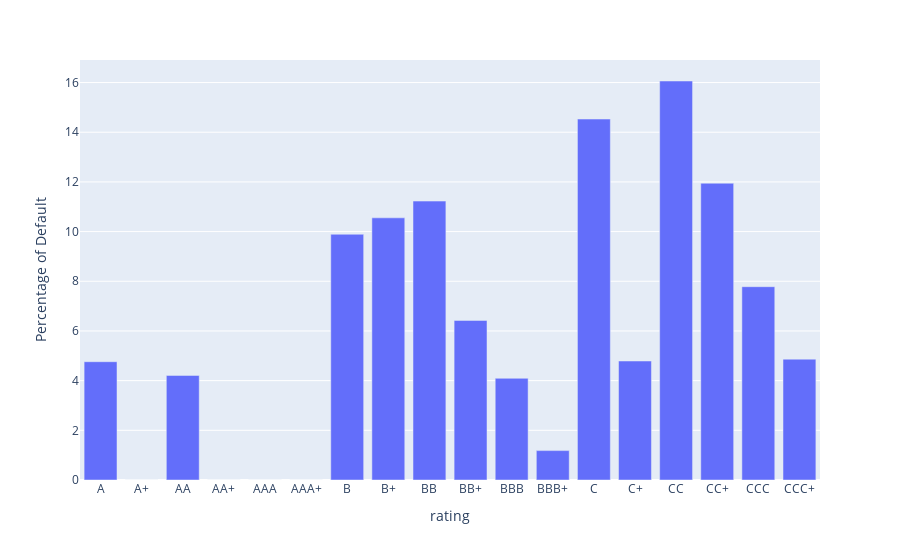

Here is the notebook cell this chart was saved with:
### Code cell
percentage_df = df.groupby('rating')['status'].apply(lambda x: (x == 'default').mean() * 100).reset_index()

# Sort by rating
percentage_df = percentage_df.sort_values(by='rating')

# Plot
percentage_df = percentage_df[percentage_df.rating!=""]
fig = px.bar(percentage_df, x='rating', y='status', labels={'status': 'Percentage of Default'})
fig.show()

### Figure 1 — Plotly figure (JSON) as saved in the notebook; plotly's stock layout.template omitted (floating-point values rounded to 4 significant figures)
{"data": [{"alignmentgroup": "True", "hovertemplate": "rating=%{x}<br>Percentage of Default=%{y}<extra></extra>", "legendgroup": "", "marker": {"color": "#636efa", "pattern": {"shape": ""}}, "name": "", "offsetgroup": "", "orientation": "v", "showlegend": false, "textposition": "auto", "type": "bar", "x": ["A", "A+", "AA", "AA+", "AAA", "AAA+", "B", "B+", "BB", "BB+", "BBB", "BBB+", "C", "C+", "CC", "CC+", "CCC", "CCC+"], "xaxis": "x", "y": [4.762, 0, 4.211, 0, 0, 0, 9.893, 10.55, 11.23, 6.425, 4.094, 1.183, 14.53, 4.79, 16.06, 11.95, 7.782, 4.865], "yaxis": "y"}], "layout": {"barmode": "relative", "legend": {"tracegroupgap": 0}, "margin": {"t": 60}, "xaxis": {"anchor": "y", "domain": [0, 1], "title": {"text": "rating"}}, "yaxis": {"anchor": "x", "domain": [0, 1], "title": {"text": "Percentage of Default"}}}}
